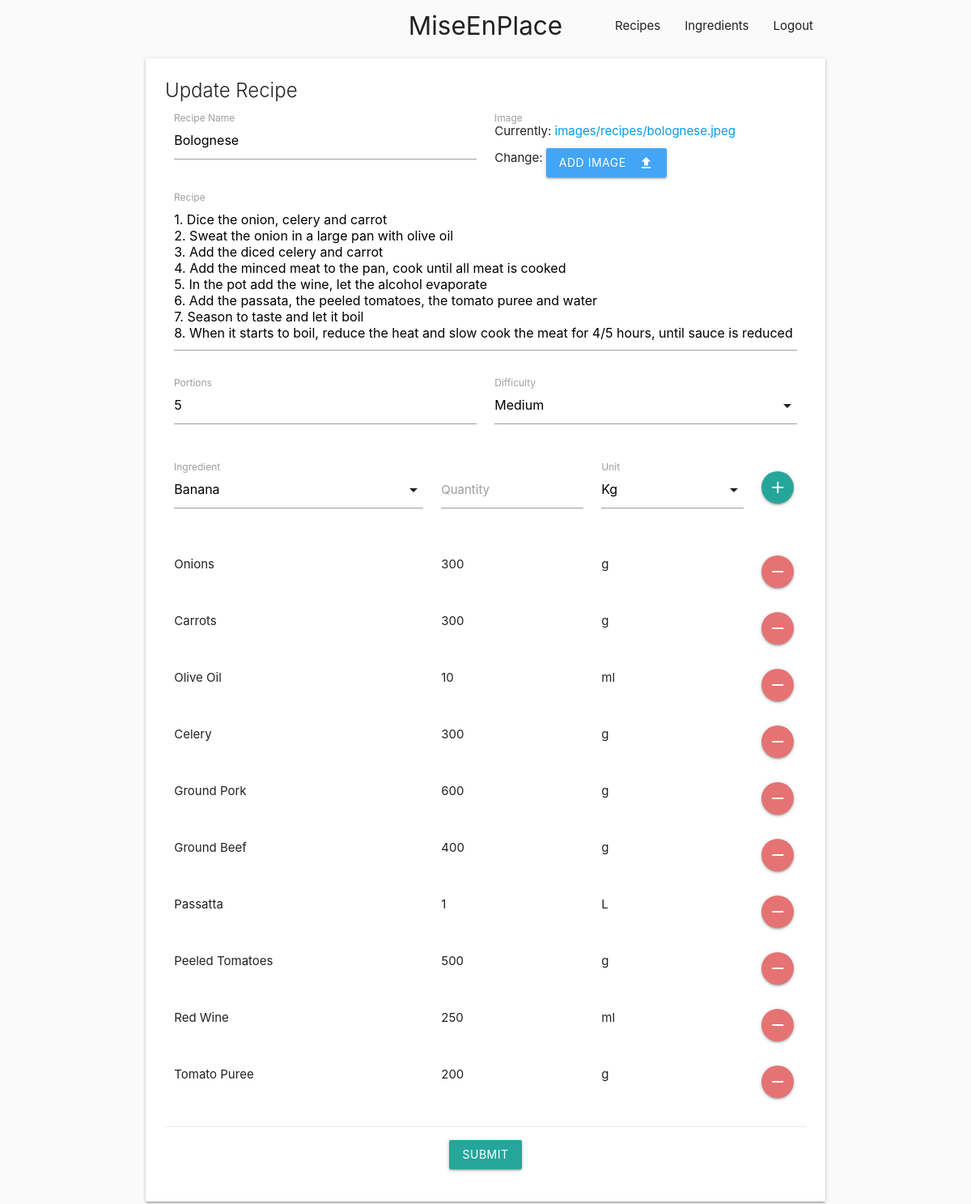
Screenshot of /recipes/bolognese (signed in) with the database file from the repository.
### manager/models.py (models this page shows, shortened)
class Recipe(models.Model):
    DIFFICULTY_DICHOICES = (
        ('Beginner', 'Beginner'),
        ('Easy', 'Easy'),
        ('Medium', 'Medium'),
        ('Hard', 'Hard'),
        ('Chef', 'Chef'),
    )
    name = models.CharField(max_length=255, db_index=True)
    slug = models.SlugField(max_length=255, unique=True)
    image = models.ImageField(upload_to="images/recipes/", default='images/recipes/no_image.jpeg')
    recipe_text = models.TextField(blank=True)
    portions = models.IntegerField(default=1)
    difficulty = models.CharField(max_length=255, default='Medium', choices=DIFFICULTY_DICHOICES)
    created_by = models.ForeignKey(User, related_name="recipe_creator", on_delete=models.DO_NOTHING)
    created_date = models.DateTimeField(auto_now_add=True)
    updated_date = models.DateTimeField(auto_now=True)

### manager/views.py (the view, shortened to what this page needs)
# urls.py: path('recipes/<slug:slug>', login_required(views.UpdateRecipe.as_view()), name='recipe_update'),
class UpdateRecipe(UpdateView):
    model = Recipe
    form_class = RecipeForm
    template_name = 'manager/recipe/update.html'
    def get_context_data(self, **kwargs):
        context = super().get_context_data(**kwargs)
        recipe_ingredients = RecipeIngredient.objects.filter(recipe=self.get_object()).order_by('recipe')
        context["recipe_ingredients"] = recipe_ingredients
        context = load_units_and_ingredients(context)
        return context

### manager/forms.py
class RecipeForm(ModelForm):
    input_attrs = {
        'recipe_text': {
            'class': 'materialize-textarea'
        }
    }
    def __init__(self, *args, **kwargs):
        super(ModelForm, self).__init__(*args, **kwargs)
        for field_name in self.input_attrs:
            for attr in self.input_attrs[field_name].keys():
                self.fields[field_name].widget.attrs[attr] = self.input_attrs[field_name][attr]
    class Meta:
        model = Recipe
        fields = ['name', 'image', 'recipe_text', 'portions', 'difficulty']
        labels = {
            'name': 'Recipe Name',
            'recipe_text': 'Recipe'
        }

### manager/models.py (called while the page is built)
    def __str__(self):
        return self.label

    def __str__(self):
        return self.name

### manager/utils.py (called while the page is built)
def load_units_and_ingredients(context):
    ingredients = get_ingredients_by_name()
    units = Unit.objects.all()
    context["ingredients"] = ingredients
    context["units"] = units
    return context

def get_ingredients_by_name(order = ''):
    ingredient_list = Ingredient.objects.all().extra(select={'lower_name':'lower(name)'})
    if order == '-':
        return ingredient_list.order_by('-lower_name')
    return ingredient_list.order_by('lower_name')

### templates/manager/recipe/update.html (shortened to what this page needs)
{% extends "./create.html" %}
{% load static %}
{% block card_title %} Update Recipe {% endblock %}

### templates/manager/recipe/create.html (shortened to what this page needs)
{% extends "../base_layout.html" %}
{% load static %}
{% block content %}
    <div class="container enter-ingredients">
        <div class="card w-100">
            <div class="card-content">
                <span class="card-title">{% block card_title %} Create New Recipe {% endblock %}</span>
                <form method="POST" enctype="multipart/form-data">
                    <div class="row">
                        {% for field in form %}
                            <div class="input-field col
                                {% if field.name == 'recipe_text'%}
                                    s12
                                {% else %}
                                    s6
                                {% endif %}
                            ">
                                {{field}}
                                <label>{{field.label}}</label>
                            </div>
                        {% endfor %}
                    </div>
                    <div class="row">
                        <div class="input-field col s5 ingredient-select">
                            <label class="active">Ingredient</label>
                        </div>
                        <div class="input-field col s3">
                            <input type="number" name="quantity"/>
                            <label>Quantity</label>
                        </div>
                        <div class="input-field col s3">
                            <label>Unit</label>
                        </div>
                        <div class="input-field col s1">
                            <a id="addIngredient" class="btn-floating btn waves-effect waves-light"><i class="material-icons">add</i></a>
                        </div>
                    </div>
                    <div id="ingredientList" class="row" >
                    </div>
                    <div class="card-action center pb-0">
                        <input class="btn" disabled type="submit" name="submit"/>
                    </div>
                </form>
            </div>
        </div>
    </div>
{% endblock %}

### static/manager/css/anim.css (style rules this page uses)
.enter-ingredients { -webkit-animation: enter-op 1s cubic-bezier(0.215, 0.610, 0.355, 1.000) both; animation: enter-op 1s cubic-bezier(0.215, 0.610, 0.355, 1.000) both; }

### static/manager/css/style.css (style rules this page uses)
.pb-0 { padding-bottom: 0px; }
.w-100 { width: 100%; }

### rows the page displays
Recipe: form "Bolognese" "Currently: images/recipes/bolognese.jpeg Change:" "1. Dice the onion, celery and carrot 2. Sweat the onion in a large pan with olive oil 3. Add the diced celery and carrot 4. Add the minced meat to the pan, cook until all meat is cooked 5. In the pot add the wine, let the alcohol evaporate 6. Add the passata, the peeled tomatoes, the tomato puree and water 7. Season to taste and let it boil 8. When it starts to boil, reduce the heat and slow cook the meat for 4/5 hours, until sauce is reduced" "5"

### other values shown
{{ field.label }} "Recipe Name" "Image" "Recipe" "Portions" "Difficulty"
